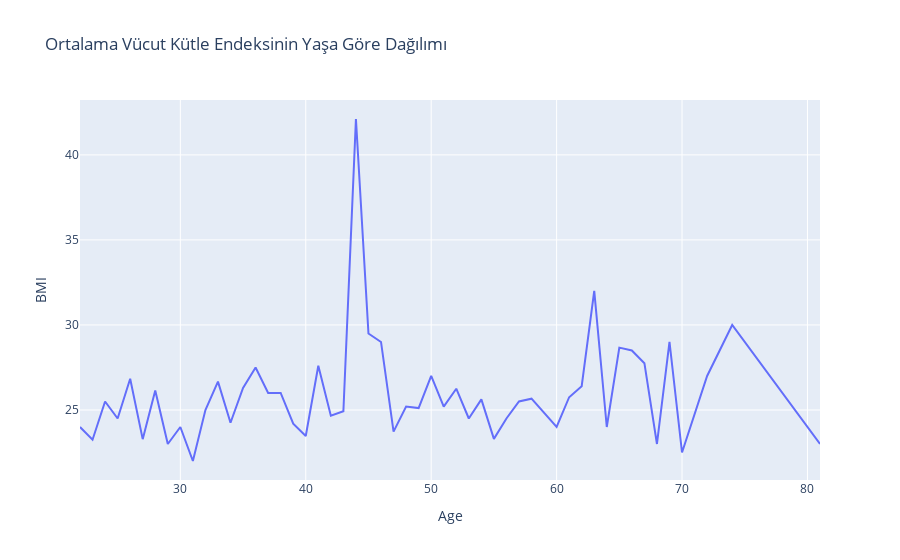

The notebook cell saved with this chart:
### Code cell
#ortalama vücut kitle endeksinin yaşa göre dağılımı line plot
avg_BMI_age = df.groupby('Age')['BMI'].mean().reset_index()
plot = px.line(avg_BMI_age, x='Age', y='BMI',title = 'Ortalama Vücut Kütle Endeksinin Yaşa Göre Dağılımı')
plot.show()

### Figure 1 — Plotly figure (JSON) as saved in the notebook; plotly's stock layout.template omitted (floating-point values rounded to 4 significant figures)
{"data": [{"hovertemplate": "Age=%{x}<br>BMI=%{y}<extra></extra>", "legendgroup": "", "line": {"color": "#636efa", "dash": "solid"}, "marker": {"symbol": "circle"}, "mode": "lines", "name": "", "orientation": "v", "showlegend": false, "type": "scatter", "x": [22, 23, 24, 25, 26, 27, 28, 29, 30, 31, 32, 33, 34, 35, 36, 37, 38, 39, 40, 41, 42, 43, 44, 45, 46, 47, 48, 49, 50, 51, 52, 53, 54, 55, 56, 57, 58, 60, 61, 62, 63, 64, 65, 66, 67, 68, 69, 70, 72, 74, 81], "xaxis": "x", "y": [24, 23.25, 25.5, 24.5, 26.83, 23.29, 26.14, 23, 24, 22, 25, 26.67, 24.25, 26.3, 27.5, 26, 26, 24.2, 23.47, 27.6, 24.67, 24.92, 42.11, 29.5, 29, 23.73, 25.2, 25.11, 27, 25.2, 26.25, 24.5, 25.62, 23.3, 24.5, 25.5, 25.67, 24, 25.75, 26.4, 32, 24, 28.67, 28.5, 27.75, 23, 29, 22.5, 27, 30, 23], "yaxis": "y"}], "layout": {"legend": {"tracegroupgap": 0}, "title": {"text": "Ortalama Vücut Kütle Endeksinin Yaşa Göre Dağılımı"}, "xaxis": {"anchor": "y", "domain": [0, 1], "title": {"text": "Age"}}, "yaxis": {"anchor": "x", "domain": [0, 1], "title": {"text": "BMI"}}}}
